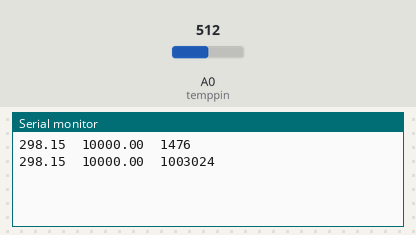
The sketch below on a simulated Arduino Uno, built with avr-gcc and run on an emulated ATmega328P. Parts: the last lines printed to the serial monitor. Inputs (shaded band) come from the test bench; at power-on: A0 (temppin) = 512.

Above: at 1.8 s.
1.9 s: A0 (temppin) set to 0
At 2.7 s:
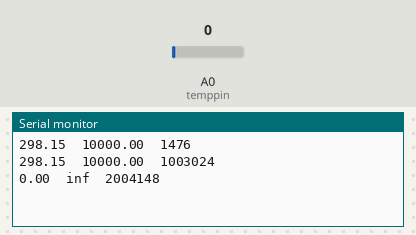
4.5 s: A0 (temppin) set to 122
At 5.8 s:
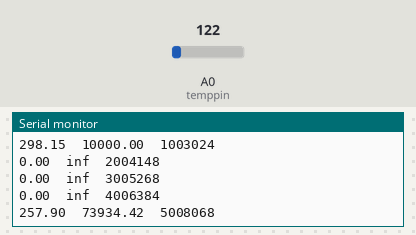
Timing chart, 0 to 7.5 s (numbered marks = the images above; inputs shaded):
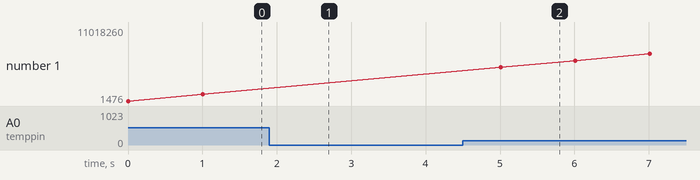

Measured:
- after the input at 1.9 s, the serial monitor: prints a new line after 0.10 s (image 1)
- after the input at 4.5 s, the serial monitor: prints a new line after 0.51 s (image 2)
- plotted number 1: 1003024 → 11018260 after the input at 4.5 s

The sketch:

Lab1.ino
```cpp
int temppin = A0;
unsigned long runMillis;
float tempF;
double thermoresist;


void setup() {
  Serial.begin(9600);
  pinMode (temppin, INPUT);

}

void loop() {
    int reading = analogRead(temppin);
    double thermoresist = 10000.0 * ((1024.0 / reading - 1));
    double logofthermoresist = log(thermoresist);
    double tempK = 1 / (0.001129148 + (0.000234125 + (0.0000000876741 * logofthermoresist * logofthermoresist)) * logofthermoresist);
    float tempC = tempK - 273.15;
    float tempF = (tempC * 9.0) / 5.0 + 32.0;

    Serial.print(tempK);
    Serial.print('\t');
    Serial.print(thermoresist);
    Serial.print('\t');
    //Serial.print(tempF);
    //Serial.print('\n');
    runMillis = micros();
    Serial.println(runMillis);

    delay(1000);

}
```
